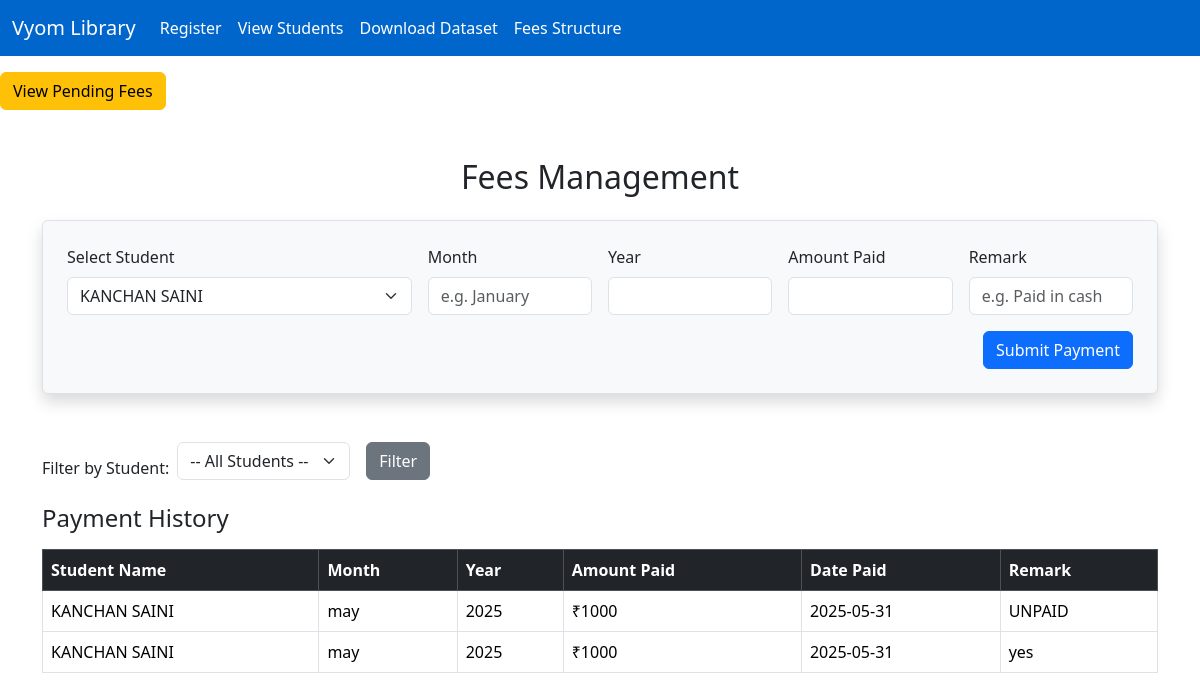
The app's page /fees?student_id=1 with its own data.
### tables this page shows
CREATE TABLE fees (
                        id INTEGER PRIMARY KEY AUTOINCREMENT,
                        student_id INTEGER,
                        month TEXT,
                        year INTEGER,
                        amount_paid INTEGER,
                        date_paid DATE,
                        remark TEXT,
                        FOREIGN KEY (student_id) REFERENCES students(id)
                    );

CREATE TABLE students (
                        id INTEGER PRIMARY KEY AUTOINCREMENT,
                        name TEXT NOT NULL,
                        email TEXT NOT NULL,
                        Father_name TEXT NOT NULL,
                        Father_occupation TEXT NOT NULL,
                        Mother_name TEXT NOT NULL,
                        Mother_occupation TEXT NOT NULL,
                        contact TEXT NOT NULL,
                        gender TEXT,
                        address TEXT NOT NULL,
                        photo TEXT,
                        aadhaar TEXT,
                        created_at TEXT
                    );

### app.py (the view, shortened to what this page needs)
@app.route('/fees', methods=['GET', 'POST'])
def fees():
    conn = sqlite3.connect(DATABASE)
    c = conn.cursor()
    c.execute('SELECT id, name FROM students')
    students = c.fetchall()
    selected_student_id = request.args.get('student_id')
    if selected_student_id:
        c.execute('''
            SELECT s.name, f.month, f.year, f.amount_paid, f.date_paid, f.remark
            FROM fees f
            JOIN students s ON f.student_id = s.id
            WHERE f.student_id = ?
        ''', (selected_student_id,))
        fees_data = c.fetchall()
    conn.close()
    return render_template('fees.html', students=students, fees_data=fees_data)

### templates/fees.html (shortened to what this page needs)
<!DOCTYPE html>
<html lang="en">
<head>
    <link href="https://cdn.jsdelivr.net/npm/bootstrap@5.3.3/dist/css/bootstrap.min.css" rel="stylesheet">
</head>
<body>
 <nav class="navbar navbar-expand-lg">
    <div class="container-fluid">
      <a class="navbar-brand" href="/">Vyom Library</a>
      <div class="collapse navbar-collapse">
        <ul class="navbar-nav me-auto mb-2 mb-lg-0">
          <li class="nav-item"><a class="nav-link" href="/">Register</a></li>
          <li class="nav-item"><a class="nav-link" href="/students">View Students</a></li>
          <li class="nav-item"><a class="nav-link" href="/download">Download Dataset</a></li>
          <li class="nav-item">
  <a class="nav-link" href="{{ url_for('fees') }}">Fees Structure</a>
</li>
        </ul>
      </div>
    </div>
  </nav>
<a href="/pending-fees" class="btn btn-warning mt-3">View Pending Fees</a>
<div class="container my-5">
    <h2 class="mb-4 text-center">Fees Management</h2>
    <form method="POST" class="border p-4 rounded shadow mb-5 bg-light">
        <div class="row g-3">
            <div class="col-md-4">
                <label for="student_id" class="form-label">Select Student</label>
                <select name="student_id" class="form-select" required>
                    {% for student in students %}
                        <option value="{{ student[0] }}" {% if selected_student and selected_student == student[0] %}selected{% endif %}>{{ student[1] }}</option>
                    {% endfor %}
                </select>
            </div>
            <div class="col-md-2">
                <label for="month" class="form-label">Month</label>
                <input type="text" name="month" class="form-control" placeholder="e.g. January" required>
            </div>
            <div class="col-md-2">
                <label for="year" class="form-label">Year</label>
                <input type="number" name="year" class="form-control" required>
            </div>
            <div class="col-md-2">
                <label for="amount_paid" class="form-label">Amount Paid</label>
                <input type="number" name="amount_paid" class="form-control" required>
            </div>
            <div class="col-md-2">
                <label for="remark" class="form-label">Remark</label>
                <input type="text" name="remark" class="form-control" placeholder="e.g. Paid in cash">
            </div>
        </div>
        <div class="mt-3 text-end">
            <button type="submit" class="btn btn-primary">Submit Payment</button>
        </div>
    </form>
    <div class="mb-4">
        <form method="GET" class="d-flex align-items-end">
            <label class="me-2" for="student_filter">Filter by Student:</label>
            <select name="student_id" id="student_filter" class="form-select w-auto me-3">
                <option value="">-- All Students --</option>
            </select>
            <button type="submit" class="btn btn-secondary">Filter</button>
        </form>
    </div>
    <h4 class="mb-3">Payment History</h4>
    <table class="table table-bordered table-hover">
        <thead class="table-dark">
            <tr>
                <th>Student Name</th>
                <th>Month</th>
                <th>Year</th>
                <th>Amount Paid</th>
                <th>Date Paid</th>
                <th>Remark</th>
            </tr>
        </thead>
        <tbody>
        {% for fee in fees_data %}
            <tr>
                <td>{{ fee[0] }}</td>
                <td>{{ fee[1] }}</td>
                <td>{{ fee[2] }}</td>
                <td>₹{{ fee[3] }}</td>
                <td>{{ fee[4] }}</td>
                <td>{{ fee[5] or '' }}</td>
            </tr>
        {% endfor %}
        </tbody>
    </table>
</div>
</body>
</html>

### templates/fees.html (style rules this page uses)
.navbar { background-color: #0066cc; }
.navbar .navbar-brand, .navbar .nav-link { color: #fff !important; font-weight: 500; }

### records on screen
fees: name "KANCHAN SAINI", month "may", year "2025", amount_paid "1000", date_paid "2025-05-31", remark "UNPAID"
fees: name "KANCHAN SAINI", month "may", year "2025", amount_paid "1000", date_paid "2025-05-31", remark "yes"

### other values on screen
form field student_id "KANCHAN SAINI"
